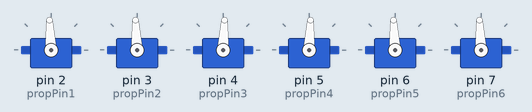
The sketch below on a simulated Arduino Uno, built with avr-gcc and run on an emulated ATmega328P. Parts: 6 × servo.

Above: at 1.1 s.
Timing chart, 0 to 2.6 s (numbered marks = the images above):
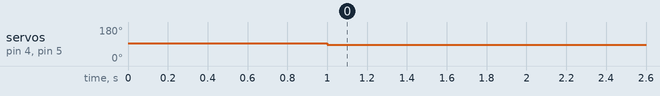

Measured:
- by itself, servo on pin 4 (propPin3), servo on pin 5 (propPin4): 93° → 87° at 1.0 s

The sketch:

sketch_apr06c.ino
```cpp
#include <Servo.h>
#include "Conversions.h"
#define MOTOR_STOP 1500

byte propPin1 = 2;
byte propPin2 = 3;
byte propPin3 = 4;
byte propPin4 = 5;
byte propPin5 = 6;
byte propPin6 = 7;

Servo prop1;
Servo prop2;
Servo prop3;
Servo prop4;
Servo prop5;
Servo prop6;

void setup() {
  // put your setup code here, to run once:
  prop1.attach(propPin1);
  prop2.attach(propPin2);
  prop3.attach(propPin3);
  prop4.attach(propPin4);
  prop5.attach(propPin5);
  prop6.attach(propPin6);

  prop1.writeMicroseconds(MOTOR_STOP);
  prop2.writeMicroseconds(MOTOR_STOP);
  prop3.writeMicroseconds(MOTOR_STOP);
  prop4.writeMicroseconds(MOTOR_STOP);
  prop5.writeMicroseconds(MOTOR_STOP);
  prop6.writeMicroseconds(MOTOR_STOP);


  delay(1000);
}

void loop() {
  prop3.writeMicroseconds(getMicrosecondsBackward(10));
  prop4.writeMicroseconds(getMicrosecondsBackward(10));

}
```

Conversions.h
```cpp
int getMicrosecondsForward(float percentage)
{
	if(percentage > 0 && percentage <= 100)
	{
		return 1525 + ((percentage/100)*375);
	}
	else return 1500; //any unexpected values will stop the motor
}

int getMicrosecondsBackward(float percentage)
{
	if(percentage > 0 && percentage <= 100)
	{
		return 1475 - ((percentage/100)*375);
	}
	else return 1500; //any unexpected values will stop the motor
}
```
